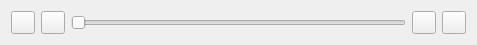
<?xml version="1.0" encoding="UTF-8"?>
<ui version="4.0">
 <author>Ernst Martin Witte</author>
 <class>RadioView_SeekerUI</class>
 <widget class="QWidget" name="RadioView_SeekerUI">
  <property name="geometry">
   <rect>
    <x>0</x>
    <y>0</y>
    <width>477</width>
    <height>43</height>
   </rect>
  </property>
  <property name="windowTitle">
   <string>RadioView_SeekInterface</string>
  </property>
  <layout class="QGridLayout">
   <item row="0" column="0">
    <widget class="QToolButton" name="btnSearchDown">
     <property name="sizePolicy">
      <sizepolicy hsizetype="Minimum" vsizetype="Minimum">
       <horstretch>0</horstretch>
       <verstretch>0</verstretch>
      </sizepolicy>
     </property>
     <property name="focusPolicy">
      <enum>Qt::TabFocus</enum>
     </property>
     <property name="toolTip">
      <string>Search previous station</string>
     </property>
     <property name="text">
      <string/>
     </property>
     <property name="icon">
      <iconset>
       <normaloff>&quot;2rightarrow&quot;</normaloff>&quot;2rightarrow&quot;</iconset>
     </property>
    </widget>
   </item>
   <item row="0" column="1">
    <widget class="QToolButton" name="btnStepDown">
     <property name="sizePolicy">
      <sizepolicy hsizetype="Minimum" vsizetype="Minimum">
       <horstretch>0</horstretch>
       <verstretch>0</verstretch>
      </sizepolicy>
     </property>
     <property name="focusPolicy">
      <enum>Qt::TabFocus</enum>
     </property>
     <property name="toolTip">
      <string>Decrease frequency by 0.05 MHz</string>
     </property>
     <property name="text">
      <string/>
     </property>
     <property name="icon">
      <iconset>
       <normaloff>&quot;2rightarrow&quot;</normaloff>&quot;2rightarrow&quot;</iconset>
     </property>
     <property name="autoRepeat">
      <bool>true</bool>
     </property>
    </widget>
   </item>
   <item row="0" column="2">
    <widget class="QSlider" name="sldRange">
     <property name="toolTip">
      <string comment="Frequency">Frequency control</string>
     </property>
     <property name="minimum">
      <number>8700</number>
     </property>
     <property name="maximum">
      <number>10900</number>
     </property>
     <property name="singleStep">
      <number>5</number>
     </property>
     <property name="pageStep">
      <number>5</number>
     </property>
     <property name="value">
      <number>8700</number>
     </property>
     <property name="tracking">
      <bool>true</bool>
     </property>
     <property name="orientation">
      <enum>Qt::Horizontal</enum>
     </property>
     <property name="tickPosition">
      <enum>QSlider::NoTicks</enum>
     </property>
     <property name="tickInterval">
      <number>100</number>
     </property>
    </widget>
   </item>
   <item row="0" column="3">
    <widget class="QToolButton" name="btnStepUp">
     <property name="focusPolicy">
      <enum>Qt::TabFocus</enum>
     </property>
     <property name="toolTip">
      <string>Increase frequency by 0.05 MHz</string>
     </property>
     <property name="text">
      <string/>
     </property>
     <property name="icon">
      <iconset>
       <normaloff>&quot;2rightarrow&quot;</normaloff>&quot;2rightarrow&quot;</iconset>
     </property>
     <property name="autoRepeat">
      <bool>true</bool>
     </property>
    </widget>
   </item>
   <item row="0" column="4">
    <widget class="QToolButton" name="btnSearchUp">
     <property name="focusPolicy">
      <enum>Qt::TabFocus</enum>
     </property>
     <property name="toolTip">
      <string>Search next station</string>
     </property>
     <property name="text">
      <string/>
     </property>
     <property name="icon">
      <iconset>
       <normaloff>&quot;2rightarrow&quot;</normaloff>&quot;2rightarrow&quot;</iconset>
     </property>
    </widget>
   </item>
  </layout>
 </widget>
 <layoutdefault spacing="6" margin="11"/>
 <tabstops>
  <tabstop>btnSearchDown</tabstop>
  <tabstop>btnStepDown</tabstop>
  <tabstop>sldRange</tabstop>
  <tabstop>btnStepUp</tabstop>
  <tabstop>btnSearchUp</tabstop>
 </tabstops>
 <resources/>
 <connections/>
</ui>
